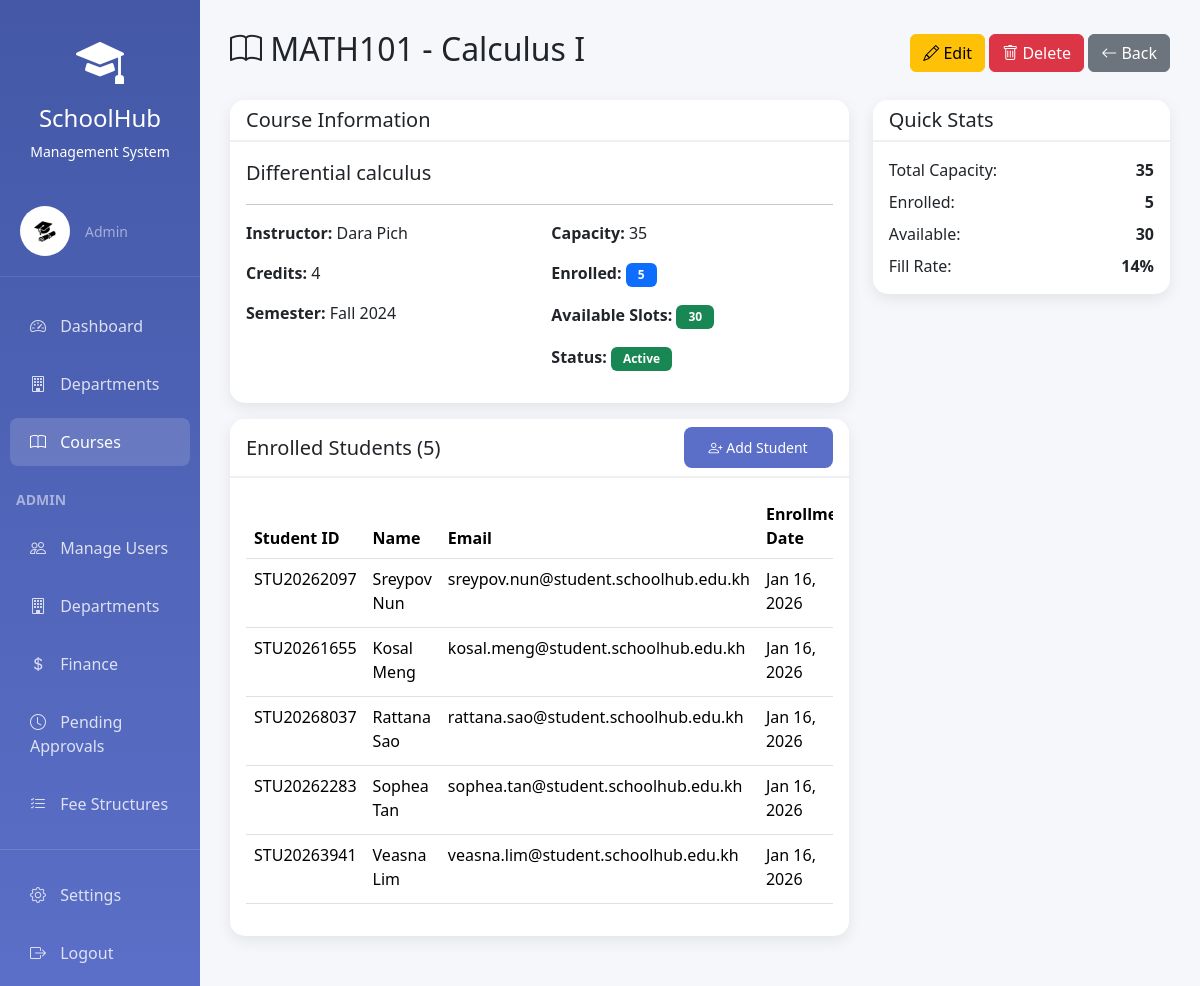
The app's page /academics/courses/4/ (signed in) with its own data.
### accounts/models.py (models this page shows, shortened)
class User(AbstractUser):
    USER_TYPE_CHOICES = (
        ('admin', 'Admin'),
        ('teacher', 'Teacher'),
        ('student', 'Student'),
    )
    user_type = models.CharField(max_length=10, choices=USER_TYPE_CHOICES, default='student')
    phone_number = models.CharField(max_length=15, blank=True, null=True)
    address = models.TextField(blank=True, null=True)
    date_of_birth = models.DateField(blank=True, null=True)
    profile_picture = models.ImageField(upload_to='profiles/', blank=True, null=True)
    is_approved = models.BooleanField(default=False, help_text='Admin must approve new accounts')
    student_id = models.CharField(max_length=20, blank=True, null=True, unique=True)
    enrollment_date = models.DateField(blank=True, null=True)
    department = models.ForeignKey('academics.Department', on_delete=models.SET_NULL,
                                   null=True, blank=True, related_name='students')
    major = models.ForeignKey('academics.Major', on_delete=models.SET_NULL,
                              null=True, blank=True, related_name='students')
    teacher_id = models.CharField(max_length=20, blank=True, null=True, unique=True)
    hire_date = models.DateField(blank=True, null=True)
    teacher_department = models.ForeignKey('academics.Department', on_delete=models.SET_NULL,
                                          null=True, blank=True, related_name='teachers')
    teaching_majors = models.ManyToManyField('academics.Major', blank=True,
                                             related_name='teachers')
    class Meta:
        ordering = ['username']
    @property
    def is_admin(self):
        return self.user_type == 'admin'
    @property
    def is_student(self):
        return self.user_type == 'student'

### academics/models.py (models this page shows, shortened)
class Course(models.Model):
    SEMESTER_CHOICES = (
        ('fall', 'Fall'),
        ('spring', 'Spring'),
        ('summer', 'Summer'),
    )
    code = models.CharField(max_length=20, unique=True)
    name = models.CharField(max_length=200)
    description = models.TextField()
    credits = models.IntegerField(validators=[MinValueValidator(1), MaxValueValidator(6)])
    department = models.ForeignKey(Department, on_delete=models.CASCADE, related_name='courses')
    majors = models.ManyToManyField(Major, related_name='courses', blank=True,
                                    help_text="Which majors can take this course?")
    instructor = models.ForeignKey(User, on_delete=models.SET_NULL, null=True,
                                   limit_choices_to={'user_type': 'teacher'},
                                   related_name='courses_teaching')
    semester = models.CharField(max_length=10, choices=SEMESTER_CHOICES)
    year = models.IntegerField()
    capacity = models.IntegerField(default=30)
    is_active = models.BooleanField(default=True)
    created_at = models.DateTimeField(auto_now_add=True)
    updated_at = models.DateTimeField(auto_now=True)
    class Meta:
        ordering = ['-year', 'semester', 'code']
        unique_together = ['code', 'semester', 'year']
    @property
    def enrolled_count(self):
        return self.enrollments.filter(status='enrolled').count()
    @property
    def available_slots(self):
        return max(0, self.capacity - self.enrolled_count)

class Enrollment(models.Model):
    STATUS_CHOICES = (
        ('enrolled', 'Enrolled'),
        ('dropped', 'Dropped'),
        ('completed', 'Completed'),
    )
    student = models.ForeignKey(User, on_delete=models.CASCADE,
                                limit_choices_to={'user_type': 'student'},
                                related_name='enrollments')
    course = models.ForeignKey(Course, on_delete=models.CASCADE,
                               related_name='enrollments')
    status = models.CharField(max_length=10, choices=STATUS_CHOICES, default='enrolled')
    enrollment_date = models.DateTimeField(auto_now_add=True)
    drop_date = models.DateTimeField(null=True, blank=True)
    class Meta:
        ordering = ['-enrollment_date']
        unique_together = ['student', 'course']

### academics/views.py (the view)
# urls.py: path('courses/<int:course_id>/', views.course_detail, name='course_detail'),
@login_required
def course_detail(request, course_id):
    course = get_object_or_404(Course, id=course_id)
    enrollments = course.enrollments.filter(status='enrolled').select_related('student')
    return render(request, 'academics/course_detail.html', {'course': course, 'enrollments': enrollments})

### academics/templates/academics/course_detail.html (shortened to what this page needs)
{% extends 'base.html' %}
{% block content %}
<div class="d-flex justify-content-between align-items-center mb-4">
    <h2><i class="bi bi-book"></i> {{ course.code }} - {{ course.name }}</h2>
    <div>
        {% if user.is_admin or course.instructor == user %}
        <a href="{% url 'academics:course_update' course.id %}" class="btn btn-warning">
            <i class="bi bi-pencil"></i> Edit
        </a>
        {% endif %}
        {% if user.is_admin %}
        <a href="{% url 'academics:course_delete' course.id %}" class="btn btn-danger">
            <i class="bi bi-trash"></i> Delete
        </a>
        {% endif %}
        <a href="{% url 'academics:course_list' %}" class="btn btn-secondary">
            <i class="bi bi-arrow-left"></i> Back
        </a>
    </div>
</div>
<div class="row">
    <div class="col-md-8">
        <div class="card mb-3">
            <div class="card-header">
                <h5 class="mb-0">Course Information</h5>
            </div>
            <div class="card-body">
                <p class="lead">{{ course.description }}</p>
                <hr>
                <div class="row">
                    <div class="col-md-6">
                        <p><strong>Instructor:</strong> {{ course.instructor.get_full_name }}</p>
                        <p><strong>Credits:</strong> {{ course.credits }}</p>
                        <p><strong>Semester:</strong> {{ course.get_semester_display }} {{ course.year }}</p>
                    </div>
                    <div class="col-md-6">
                        <p><strong>Capacity:</strong> {{ course.capacity }}</p>
                        <p><strong>Enrolled:</strong> <span class="badge bg-primary">{{ course.enrolled_count }}</span></p>
                        <p><strong>Available Slots:</strong>
                            <span class="badge bg-{% if course.available_slots > 0 %}success{% else %}danger{% endif %}">
                                {{ course.available_slots }}
                            </span>
                        </p>
                        <p><strong>Status:</strong>
                            {% if course.is_active %}
                            <span class="badge bg-success">Active</span>
                            {% else %}
                            <span class="badge bg-secondary">Inactive</span>
                            {% endif %}
                        </p>
                    </div>
                </div>
            </div>
        </div>
        <div class="card">
            <div class="card-header d-flex justify-content-between align-items-center">
                <h5 class="mb-0">Enrolled Students ({{ enrollments.count }})</h5>
                {% if user.is_admin or course.instructor == user %}
                <a href="{% url 'academics:add_student_to_course' course.id %}" class="btn btn-sm btn-primary">
                    <i class="bi bi-person-plus"></i> Add Student
                </a>
                {% endif %}
            </div>
            <div class="card-body">
                <div class="table-responsive">
                    <table class="table table-hover">
                        <thead>
                            <tr>
                                <th>Student ID</th>
                                <th>Name</th>
                                <th>Email</th>
                                <th>Enrollment Date</th>
                            </tr>
                        </thead>
                        <tbody>
                            {% for enrollment in enrollments %}
                            <tr>
                                <td>{{ enrollment.student.student_id|default:"-" }}</td>
                                <td>{{ enrollment.student.get_full_name }}</td>
                                <td>{{ enrollment.student.email }}</td>
                                <td>{{ enrollment.enrollment_date|date:"M d, Y" }}</td>
                            </tr>
                            {% empty %}
                            <tr>
                                <td colspan="6" class="text-center text-muted py-4">No students enrolled yet.</td>
                            </tr>
                            {% endfor %}
                        </tbody>
                    </table>
                </div>
            </div>
        </div>
    </div>
    <div class="col-md-4">
        <div class="card">
            <div class="card-header">
                <h5 class="mb-0">Quick Stats</h5>
            </div>
            <div class="card-body">
                <div class="d-flex justify-content-between mb-2">
                    <span>Total Capacity:</span>
                    <strong>{{ course.capacity }}</strong>
                </div>
                <div class="d-flex justify-content-between mb-2">
                    <span>Enrolled:</span>
                    <strong>{{ course.enrolled_count }}</strong>
                </div>
                <div class="d-flex justify-content-between mb-2">
                    <span>Available:</span>
                    <strong>{{ course.available_slots }}</strong>
                </div>
                <div class="d-flex justify-content-between">
                    <span>Fill Rate:</span>
                    <strong>{% widthratio course.enrolled_count course.capacity 100 %}%</strong>
                </div>
            </div>
        </div>
    </div>
</div>
{% endblock %}

### templates/base.html (shortened to what this page needs)
<!DOCTYPE html>
<html lang="en">
<head>
    <link href="https://cdn.jsdelivr.net/npm/bootstrap@5.3.2/dist/css/bootstrap.min.css" rel="stylesheet">
    <link rel="stylesheet" href="https://cdn.jsdelivr.net/npm/bootstrap-icons@1.11.2/font/bootstrap-icons.css">
</head>
<body>
    {% if user.is_authenticated %}
    <div class="container-fluid">
        <div class="row">
            <div class="col-md-2 sidebar">
                <div class="text-center py-4">
                    <i class="bi bi-mortarboard-fill" style="font-size: 3rem;"></i>
                    <h4 class="mt-2">SchoolHub</h4>
                    <p class="small mb-0">Management System</p>
                </div>
                <div class="user-section d-flex align-items-center">
                    <div class="user-avatar">
                        {% if user.profile_picture %}
                        <img src="{{ user.profile_picture.url }}" alt="{{ user.get_full_name }}" style="width: 50px; height: 50px; border-radius: 50%; object-fit: cover;">
                        {% else %}
                        <i class="bi bi-person-circle"></i>
                        {% endif %}
                    </div>
                    <div>
                        <small class="text-white-50">{{ user.get_user_type_display }}</small>
                    </div>
                </div>
                <nav class="nav flex-column">
                    <a class="nav-link {% if request.path == '/accounts/dashboard/' %}active{% endif %}" href="{% url 'accounts:dashboard' %}">
                        <i class="bi bi-speedometer2"></i> Dashboard
                    </a>
                    {% if user.is_admin %}
                    <a class="nav-link {% if '/academics/departments' in request.path %}active{% endif %}" href="{% url 'academics:department_list' %}">
                        <i class="bi bi-building"></i> Departments
                    </a>
                    {% endif %}
                    {% if user.is_admin or user.is_teacher %}
                    <a class="nav-link {% if '/academics/courses/' in request.path %}active{% endif %}" href="{% url 'academics:course_list' %}">
                        <i class="bi bi-book"></i> Courses
                    </a>
                    {% endif %}
                    {% if user.is_admin %}
                    <div class="mt-3 mb-2 px-3">
                        <small class="text-white-50 fw-bold">ADMIN</small>
                    </div>
                    <a class="nav-link {% if '/accounts/users' in request.path %}active{% endif %}" href="{% url 'accounts:user_list' %}">
                        <i class="bi bi-people"></i> Manage Users
                    </a>
                    <a class="nav-link {% if '/accounts/departments' in request.path %}active{% endif %}" href="{% url 'academics:department_list' %}">
                        <i class="bi bi-building"></i> Departments
                    </a>
                    <a class="nav-link {% if '/finance/dashboard' in request.path or '/finance/payments' in request.path %}active{% endif %}" href="{% url 'finance:finance_dashboard' %}">
                        <i class="bi bi-currency-dollar"></i> Finance
                    </a>
                    <a class="nav-link {% if '/finance/payments/pending' in request.path %}active{% endif %}" href="{% url 'finance:pending_payments' %}">
                        <i class="bi bi-clock"></i> Pending Approvals
                    </a>
                    <a class="nav-link {% if '/finance/fee-structures' in request.path %}active{% endif %}" href="{% url 'finance:fee_structure_list' %}">
                        <i class="bi bi-list-check"></i> Fee Structures
                    </a>
                    {% endif %}
                    <hr class="text-white-50">
                    <a class="nav-link {% if '/accounts/settings' in request.path %}active{% endif %}" href="{% url 'accounts:profile_settings' %}">
                        <i class="bi bi-gear"></i> Settings
                    </a>
                    <a class="nav-link" href="{% url 'accounts:logout' %}">
                        <i class="bi bi-box-arrow-right"></i> Logout
                    </a>
                </nav>
            </div>
            <div class="col-md-10 main-content">
                {% block content %}{% endblock %}
            </div>
        </div>
    </div>
    {% else %}
        {% block auth_content %}{% endblock %}
    {% endif %}
</body>
</html>

### templates/base.html (style rules this page uses)
:root { --primary-color: #5b6fc8; --secondary-color: #00c853; --accent-color: #ffa726; --danger-color: #ef5350; }
body { font-family: 'Segoe UI', Tahoma, Geneva, Verdana, sans-serif; background: linear-gradient(135deg, #667eea 0%, #764ba2 100%); min-height: 100vh; }
.sidebar { min-height: 100vh; background: linear-gradient(180deg, #4458a7 0%, #5b6fc8 100%); color: white; padding: 0; box-shadow: 2px 0 10px rgba(0,0,0,0.1); }
.sidebar .nav-link { color: rgba(255,255,255,0.8); padding: 12px 20px; margin: 5px 10px; border-radius: 8px; transition: all 0.3s ease; }
.sidebar .nav-link:hover, .sidebar .nav-link.active { background: rgba(255,255,255,0.15); color: white; }
.sidebar .nav-link i { margin-right: 10px; width: 20px; }
.main-content { padding: 30px; background: #f5f7fa; min-height: 100vh; }
.card { border: none; border-radius: 15px; box-shadow: 0 5px 15px rgba(0,0,0,0.08); margin-bottom: 20px; }
.card-header { background: white; border-bottom: 2px solid #f0f0f0; font-weight: 600; border-radius: 15px 15px 0 0 !important; }
.btn-primary { background: var(--primary-color); border: none; padding: 10px 25px; border-radius: 8px; }
.table { background: white; }
.badge { padding: 6px 12px; border-radius: 6px; }
.user-section { padding: 20px; border-bottom: 1px solid rgba(255,255,255,0.1); margin-bottom: 20px; }
.user-avatar { width: 50px; height: 50px; border-radius: 50%; background: rgba(255,255,255,0.2); display: flex; align-items: center; justify-content: center; font-size: 24px; margin-right: 15px; }

### records on screen
User: profile_picture (picture), user_type "Admin"
Course: code "MATH101", name "Calculus I", description "Differential calculus", instructor.get_full_name "Dara Pich", credits "4", semester "Fall", year "2024", capacity "35", enrolled_count "5", available_slots "30", id+capacity "14"
Enrollment: student.student_id "STU20262097", student.get_full_name "Sreypov Nun", student.email "sreypov.nun@student.schoolhub.edu.kh", enrollment_date "Jan 16, 2026"
Enrollment: student.student_id "STU20261655", student.get_full_name "Kosal Meng", student.email "kosal.meng@student.schoolhub.edu.kh", enrollment_date "Jan 16, 2026"
Enrollment: student.student_id "STU20268037", student.get_full_name "Rattana Sao", student.email "rattana.sao@student.schoolhub.edu.kh", enrollment_date "Jan 16, 2026"
Enrollment: student.student_id "STU20262283", student.get_full_name "Sophea Tan", student.email "sophea.tan@student.schoolhub.edu.kh", enrollment_date "Jan 16, 2026"
Enrollment: student.student_id "STU20263941", student.get_full_name "Veasna Lim", student.email "veasna.lim@student.schoolhub.edu.kh", enrollment_date "Jan 16, 2026"

### other values on screen
{{ enrollments.count }} "5"
